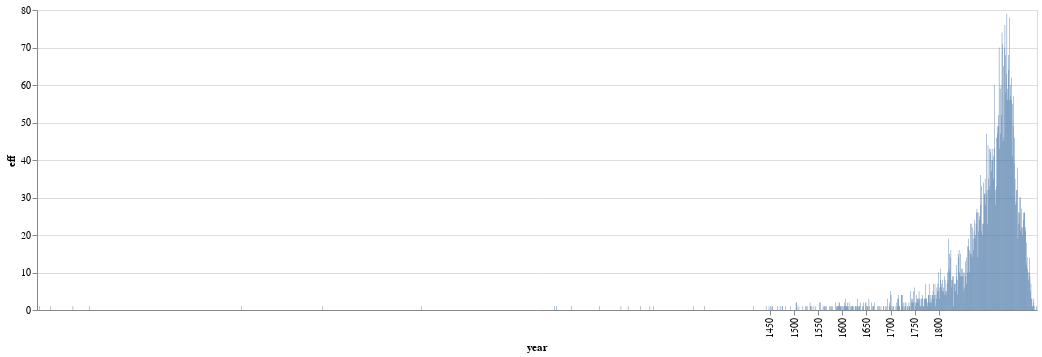

Notebook source saved alongside this figure:
### Code cell
### Représenter les valeurs correctement, y compris les années sans naissance
# Si on effleure les barres on découvre les noms des personnes nées en telle année
alt.Chart.from_dict({
    "data": {
    ### Choisir si on veut afficher les données de la variable 'data'
    # ou lire le fichier qui se trouve sur le serveur local jupyter (localhost:8888/files)
    "values" : data    
    # "url" : "http://localhost:8888/files/astronomers/notebooks_jupyter/dbpedia_exploration/data/birth_years_grouped_y.json"
    },
    "mark": "bar",
    # {
    #     "type":"bar",
    #     "tooltip": {"content": "data"}
    # }, 
    "encoding": {
        "x": {"field": "year", "type": "ordinal", 
              "axis": {"values": [1450, 1500, 1550, 1600, 1650, 1700 ,1750, 1800]}}, # ordinal, quantitative
         "y": {"field": "eff", "type": "quantitative"},
        "tooltip": [
      {"field": "year", "type": "quantitative", "title": "Year"},
     {"field": "names", "type": "nominal", "title": "Names"}
    ]
    },
    "width": 1000, 
    "height": 300
}

)

### Figure 1 — Vega-Lite specification as saved in the notebook (floating-point values rounded to 4 significant figures; data arrays with more than 128 entries replaced by an {"elided": "..."} marker saying what was removed)
{"config": {"view": {"continuousWidth": 300, "continuousHeight": 300}}, "data": {"name": "data-a24080ac2b22059ccb37eb4612a3b53f"}, "mark": "bar", "encoding": {"tooltip": [{"field": "year", "title": "Year", "type": "quantitative"}, {"field": "names", "title": "Names", "type": "nominal"}], "x": {"axis": {"values": [1450, 1500, 1550, 1600, 1650, 1700, 1750, 1800]}, "field": "year", "type": "ordinal"}, "y": {"field": "eff", "type": "quantitative"}}, "height": 300, "width": 1000, "$schema": "https://vega.github.io/schema/vega-lite/v5.8.0.json", "datasets": {"data-a24080ac2b22059ccb37eb4612a3b53f": {"elided": "2073 records"}}}
